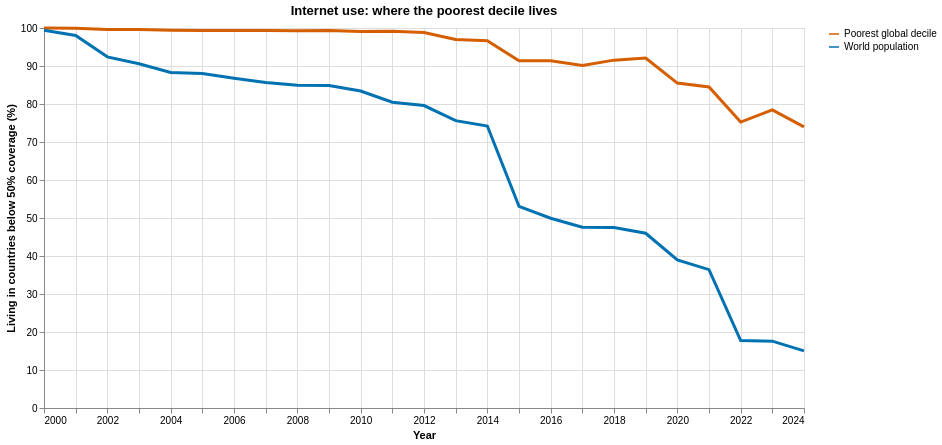

Write notebook code for a chart like this one.
### Markdown cell above
## Where the poorest decile lives

This measure only counts **where people live**, so it makes no assumption about who within a country has access.

For each year it reports the share of the global poorest decile living in countries where fewer than half the population uses the internet, next to the same share for the world population. The ratio between the two lines is the gap.

### Code cell
from indicator_analysis_helpers import low_coverage_chart

low_coverage = result['low_coverage']
display(low_coverage[low_coverage['year'].isin(comparison_years)].round(2))
print(f"Gap ratio: {low_coverage.iloc[0]['gap_ratio']:.2f}x in {low_coverage.iloc[0]['year']}"
      f" -> {low_coverage.iloc[-1]['gap_ratio']:.2f}x in {low_coverage.iloc[-1]['year']}")
low_coverage_chart(low_coverage, 'Internet use')

### Figure 1 — Vega-Lite specification as saved in the notebook (floating-point values rounded to 4 significant figures)
{"config": {"view": {"continuousWidth": 300, "continuousHeight": 300}}, "data": {"name": "data-bcb1f789f4f02007afe0663ee592d86e"}, "mark": {"type": "line", "point": false, "strokeWidth": 3}, "encoding": {"color": {"field": "group", "scale": {"domain": ["Poorest global decile", "World population"], "range": ["#D55E00", "#0072B2"]}, "title": null, "type": "nominal"}, "tooltip": [{"field": "year", "title": "Year", "type": "ordinal"}, {"field": "group", "title": "Group", "type": "nominal"}, {"field": "share", "format": ".1f", "title": "Share (%)", "type": "quantitative"}], "x": {"axis": {"format": "d"}, "field": "year", "title": "Year", "type": "quantitative"}, "y": {"field": "share", "title": "Living in countries below 50% coverage (%)", "type": "quantitative"}}, "height": 380, "title": "Internet use: where the poorest decile lives", "width": 760, "$schema": "https://vega.github.io/schema/vega-lite/v6.4.1.json", "datasets": {"data-bcb1f789f4f02007afe0663ee592d86e": [{"year": 2000, "group": "Poorest global decile", "share": 99.99}, {"year": 2001, "group": "Poorest global decile", "share": 99.95}, {"year": 2002, "group": "Poorest global decile", "share": 99.63}, {"year": 2003, "group": "Poorest global decile", "share": 99.58}, {"year": 2004, "group": "Poorest global decile", "share": 99.39}, {"year": 2005, "group": "Poorest global decile", "share": 99.37}, {"year": 2006, "group": "Poorest global decile", "share": 99.32}, {"year": 2007, "group": "Poorest global decile", "share": 99.35}, {"year": 2008, "group": "Poorest global decile", "share": 99.29}, {"year": 2009, "group": "Poorest global decile", "share": 99.35}, {"year": 2010, "group": "Poorest global decile", "share": 99.08}, {"year": 2011, "group": "Poorest global decile", "share": 99.15}, {"year": 2012, "group": "Poorest global decile", "share": 98.84}, {"year": 2013, "group": "Poorest global decile", "share": 96.97}, {"year": 2014, "group": "Poorest global decile", "share": 96.66}, {"year": 2015, "group": "Poorest global decile", "share": 91.38}, {"year": 2016, "group": "Poorest global decile", "share": 91.4}, {"year": 2017, "group": "Poorest global decile", "share": 90.13}, {"year": 2018, "group": "Poorest global decile", "share": 91.54}, {"year": 2019, "group": "Poorest global decile", "share": 92.11}, {"year": 2020, "group": "Poorest global decile", "share": 85.5}, {"year": 2021, "group": "Poorest global decile", "share": 84.47}, {"year": 2022, "group": "Poorest global decile", "share": 75.24}, {"year": 2023, "group": "Poorest global decile", "share": 78.43}, {"year": 2024, "group": "Poorest global decile", "share": 74.0}, {"year": 2000, "group": "World population", "share": 99.4}, {"year": 2001, "group": "World population", "share": 98.04}, {"year": 2002, "group": "World population", "share": 92.4}, {"year": 2003, "group": "World population", "share": 90.58}, {"year": 2004, "group": "World population", "share": 88.27}, {"year": 2005, "group": "World population", "share": 88.0}, {"year": 2006, "group": "World population", "share": 86.8}, {"year": 2007, "group": "World population", "share": 85.69}, {"year": 2008, "group": "World population", "share": 84.94}, {"year": 2009, "group": "World population", "share": 84.86}, {"year": 2010, "group": "World population", "share": 83.42}, {"year": 2011, "group": "World population", "share": 80.48}, {"year": 2012, "group": "World population", "share": 79.59}, {"year": 2013, "group": "World population", "share": 75.61}, {"year": 2014, "group": "World population", "share": 74.2}, {"year": 2015, "group": "World population", "share": 53.05}, {"year": 2016, "group": "World population", "share": 49.94}, {"year": 2017, "group": "World population", "share": 47.57}, {"year": 2018, "group": "World population", "share": 47.49}, {"year": 2019, "group": "World population", "share": 45.98}, {"year": 2020, "group": "World population", "share": 38.99}, {"year": 2021, "group": "World population", "share": 36.4}, {"year": 2022, "group": "World population", "share": 17.75}, {"year": 2023, "group": "World population", "share": 17.58}, {"year": 2024, "group": "World population", "share": 15.02}]}}
